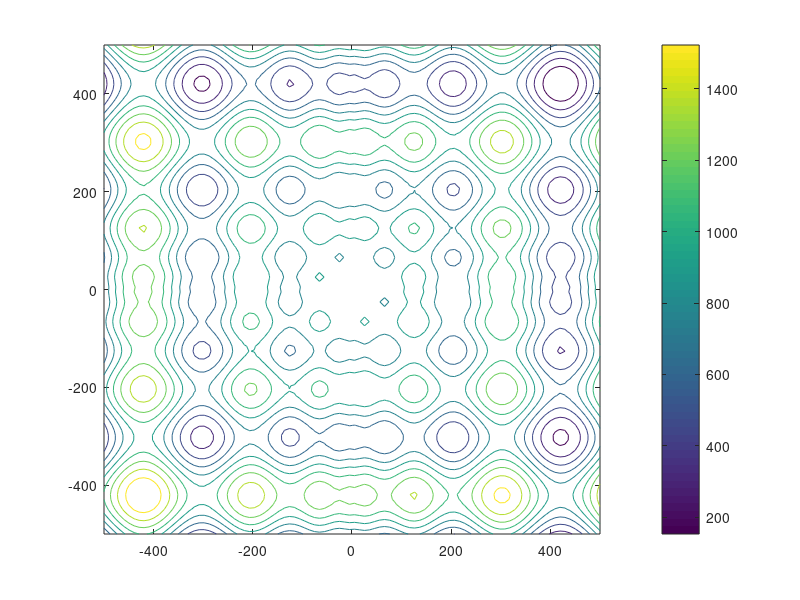
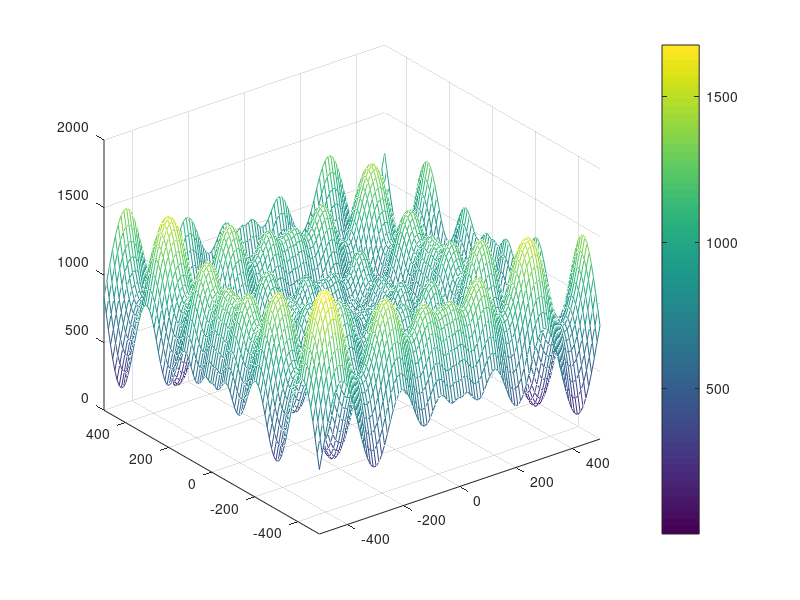
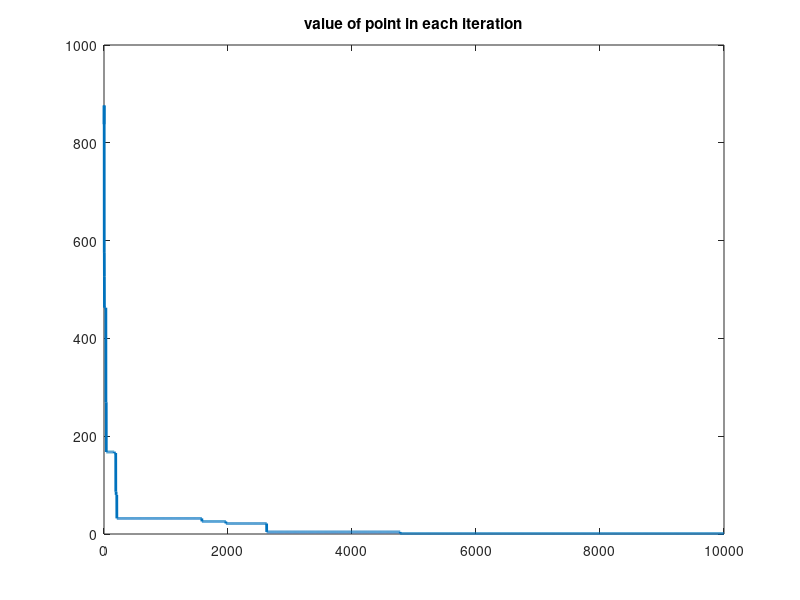
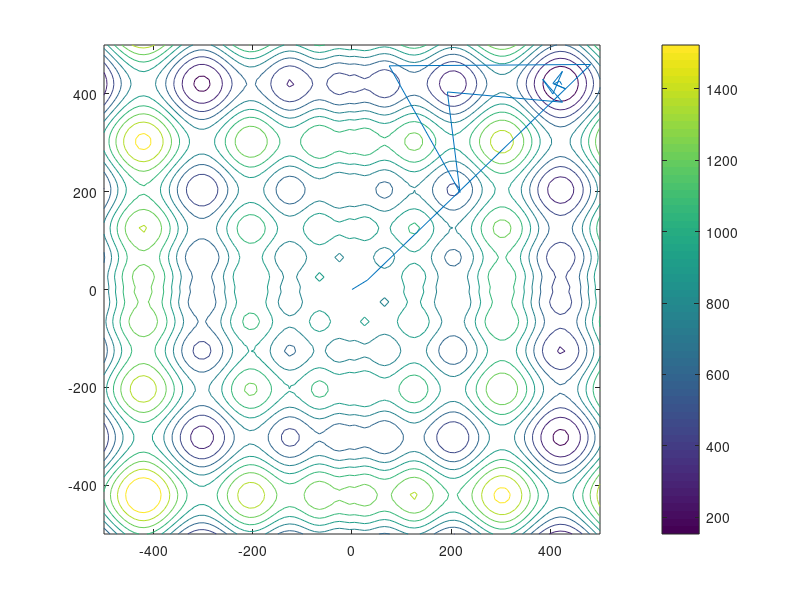

The MATLAB source for these figures, in order:
x = linspace(-500,500); % Generate a row vector of 100 linearly equally spaced points between -500 and 500
y = linspace(-500,500); % Generate a row vector of 100 linearly equally spaced points between -500 and 500
[X,Y] = meshgrid(x,y);  % Obtain 100x100 pairs of points in matrix form from vectors x and y
Z = 418.9829*2 - (X.*sin(sqrt(abs(X)))+Y.*sin(sqrt(abs(Y))));

figure(1)
contour(X,Y,Z); % Plot a contour plot
colorbar;

figure(2)
mesh(X,Y,Z); % Plot a mesh plot
colorbar;
xlim([-500 500]);
ylim([-500 500]);

num_iter = 10000; % number of iterations
p = [0 0];
c  = 1; %for different cooling procedure
val = 418.9829*2 - (p(1).*sin(sqrt(abs(p(1))))+p(2).*sin(sqrt(abs(p(2)))));

pointHistory = zeros(num_iter,2);
valHistory = val;

%initial point (0,0)

count = 1;
T0 = 100; %initial temprature
T = T0;
while(count<num_iter)
    count = count + 1;
    x2 = p(1)+normrnd(0,450);
    y2 = p(2)+normrnd(0,450);
    
    p2 = [mod(x2,500) mod(y2,500)];
    val2 = 418.9829*2 - (p2(1).*sin(sqrt(abs(p2(1))))+p2(2).*sin(sqrt(abs(p2(2)))));
    
    q = exp((val-val2)./(c.*T));
    
    if val2 - val <= 0
        p = p2;
        val = val2;
    else
        if rand <= q
            p = p2;
            val = val2;
        end
    end
    
    %different cooling procedure
 
%T = T0./log(count);
 
    T = T0.*(count)^(-2);
   % T = T0.*exp(-sqrt(count));
    
    pointHistory(count,:) = p;
    valHistory(count) = val;
end

figure()
plot(1:num_iter, valHistory, 'linewidth',2);
title('value of point in each iteration')

figure()
contour(X,Y,Z); % Plot a contour plot
colorbar;
hold on
line(pointHistory(:,1),pointHistory(:,2))